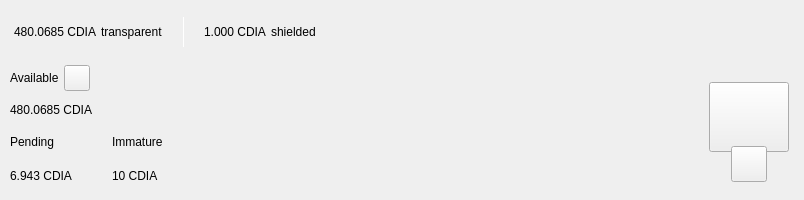
<?xml version="1.0" encoding="UTF-8"?>
<ui version="4.0">
 <class>TopBar</class>
 <widget class="QWidget" name="TopBar">
  <property name="geometry">
   <rect>
    <x>0</x>
    <y>0</y>
    <width>804</width>
    <height>200</height>
   </rect>
  </property>
  <property name="minimumSize">
   <size>
    <width>0</width>
    <height>200</height>
   </size>
  </property>
  <property name="maximumSize">
   <size>
    <width>16777215</width>
    <height>200</height>
   </size>
  </property>
  <property name="windowTitle">
   <string notr="true">N/A</string>
  </property>
  <layout class="QVBoxLayout" name="verticalLayout_10" stretch="0">
   <property name="spacing">
    <number>0</number>
   </property>
   <property name="leftMargin">
    <number>0</number>
   </property>
   <property name="topMargin">
    <number>0</number>
   </property>
   <property name="rightMargin">
    <number>0</number>
   </property>
   <property name="bottomMargin">
    <number>0</number>
   </property>
   <item>
    <widget class="PFBorderImage" name="containerTop">
     <layout class="QVBoxLayout" name="verticalLayout_11">
      <property name="spacing">
       <number>0</number>
      </property>
      <property name="leftMargin">
       <number>0</number>
      </property>
      <property name="topMargin">
       <number>0</number>
      </property>
      <property name="rightMargin">
       <number>0</number>
      </property>
      <property name="bottomMargin">
       <number>0</number>
      </property>
      <item>
       <widget class="QWidget" name="top_container_2" native="true">
        <property name="minimumSize">
         <size>
          <width>0</width>
          <height>65</height>
         </size>
        </property>
        <layout class="QHBoxLayout" name="top_container">
         <property name="spacing">
          <number>0</number>
         </property>
         <property name="leftMargin">
          <number>14</number>
         </property>
         <property name="topMargin">
          <number>0</number>
         </property>
         <property name="rightMargin">
          <number>14</number>
         </property>
         <property name="bottomMargin">
          <number>0</number>
         </property>
         <item alignment="Qt::AlignVCenter">
          <widget class="QWidget" name="widgetTopAmount" native="true">
           <property name="sizePolicy">
            <sizepolicy hsizetype="Preferred" vsizetype="Maximum">
             <horstretch>0</horstretch>
             <verstretch>0</verstretch>
            </sizepolicy>
           </property>
           <layout class="QHBoxLayout" name="horizontalLayout_5">
            <property name="spacing">
             <number>5</number>
            </property>
            <property name="leftMargin">
             <number>0</number>
            </property>
            <property name="topMargin">
             <number>0</number>
            </property>
            <property name="rightMargin">
             <number>0</number>
            </property>
            <property name="bottomMargin">
             <number>0</number>
            </property>
            <item alignment="Qt::AlignTop">
             <widget class="QLabel" name="labelAmountTopPiv">
              <property name="minimumSize">
               <size>
                <width>0</width>
                <height>36</height>
               </size>
              </property>
              <property name="styleSheet">
               <string notr="true">padding:0px;margin:0px;</string>
              </property>
              <property name="text">
               <string notr="true">480.0685 CDIA</string>
              </property>
             </widget>
            </item>
            <item>
             <widget class="QLabel" name="labelTrans">
              <property name="text">
               <string>transparent</string>
              </property>
             </widget>
            </item>
            <item>
             <spacer name="horizontalSpacer_11">
              <property name="orientation">
               <enum>Qt::Horizontal</enum>
              </property>
              <property name="sizeType">
               <enum>QSizePolicy::Fixed</enum>
              </property>
              <property name="sizeHint" stdset="0">
               <size>
                <width>15</width>
                <height>20</height>
               </size>
              </property>
             </spacer>
            </item>
            <item alignment="Qt::AlignVCenter">
             <widget class="QLabel" name="typeSpacerTop">
              <property name="minimumSize">
               <size>
                <width>1</width>
                <height>30</height>
               </size>
              </property>
              <property name="maximumSize">
               <size>
                <width>1</width>
                <height>30</height>
               </size>
              </property>
              <property name="styleSheet">
               <string notr="true">background-color:white;
padding:0px;
border:none;</string>
              </property>
              <property name="text">
               <string/>
              </property>
             </widget>
            </item>
            <item>
             <spacer name="horizontalSpacer_12">
              <property name="orientation">
               <enum>Qt::Horizontal</enum>
              </property>
              <property name="sizeType">
               <enum>QSizePolicy::Fixed</enum>
              </property>
              <property name="sizeHint" stdset="0">
               <size>
                <width>15</width>
                <height>20</height>
               </size>
              </property>
             </spacer>
            </item>
            <item alignment="Qt::AlignTop">
             <widget class="QLabel" name="labelAmountTopShieldedPiv">
              <property name="minimumSize">
               <size>
                <width>0</width>
                <height>36</height>
               </size>
              </property>
              <property name="text">
               <string notr="true">1.000 CDIA</string>
              </property>
             </widget>
            </item>
            <item>
             <widget class="QLabel" name="labelShield">
              <property name="text">
               <string>shielded</string>
              </property>
             </widget>
            </item>
           </layout>
          </widget>
         </item>
         <item>
          <spacer name="horizontalSpacer">
           <property name="orientation">
            <enum>Qt::Horizontal</enum>
           </property>
           <property name="sizeHint" stdset="0">
            <size>
             <width>40</width>
             <height>20</height>
            </size>
           </property>
          </spacer>
         </item>
         <item>
          <layout class="QHBoxLayout" name="horizontalLayout_4">
           <property name="spacing">
            <number>12</number>
           </property>
           <property name="rightMargin">
            <number>0</number>
           </property>
           <item alignment="Qt::AlignRight">
            <widget class="QWidget" name="layoutSync" native="true">
             <property name="minimumSize">
              <size>
               <width>0</width>
               <height>36</height>
              </size>
             </property>
             <property name="maximumSize">
              <size>
               <width>16777215</width>
               <height>36</height>
              </size>
             </property>
             <layout class="QVBoxLayout" name="verticalLayout_9">
              <property name="leftMargin">
               <number>0</number>
              </property>
              <property name="topMargin">
               <number>0</number>
              </property>
              <property name="rightMargin">
               <number>0</number>
              </property>
              <property name="bottomMargin">
               <number>0</number>
              </property>
              <item>
               <widget class="ExpandableButton" name="pushButtonSync" native="true">
                <property name="minimumSize">
                 <size>
                  <width>36</width>
                  <height>36</height>
                 </size>
                </property>
                <property name="maximumSize">
                 <size>
                  <width>16777215</width>
                  <height>36</height>
                 </size>
                </property>
               </widget>
              </item>
             </layout>
            </widget>
           </item>
           <item>
            <widget class="ExpandableButton" name="pushButtonHDUpgrade" native="true">
             <property name="minimumSize">
              <size>
               <width>36</width>
               <height>36</height>
              </size>
             </property>
            </widget>
           </item>
           <item>
            <widget class="ExpandableButton" name="pushButtonStack" native="true">
             <property name="minimumSize">
              <size>
               <width>36</width>
               <height>36</height>
              </size>
             </property>
            </widget>
           </item>
           <item>
            <widget class="ExpandableButton" name="pushButtonColdStaking" native="true">
             <property name="minimumSize">
              <size>
               <width>36</width>
               <height>36</height>
              </size>
             </property>
            </widget>
           </item>
           <item>
            <widget class="ExpandableButton" name="pushButtonConnection" native="true">
             <property name="minimumSize">
              <size>
               <width>36</width>
               <height>36</height>
              </size>
             </property>
            </widget>
           </item>
           <item>
            <widget class="ExpandableButton" name="pushButtonTor" native="true">
             <property name="minimumSize">
              <size>
               <width>36</width>
               <height>36</height>
              </size>
             </property>
            </widget>
           </item>
           <item>
            <widget class="ExpandableButton" name="pushButtonLock" native="true">
             <property name="sizePolicy">
              <sizepolicy hsizetype="Expanding" vsizetype="Expanding">
               <horstretch>0</horstretch>
               <verstretch>0</verstretch>
              </sizepolicy>
             </property>
             <property name="minimumSize">
              <size>
               <width>36</width>
               <height>0</height>
              </size>
             </property>
            </widget>
           </item>
           <item>
            <widget class="ExpandableButton" name="pushButtonTheme" native="true">
             <property name="minimumSize">
              <size>
               <width>36</width>
               <height>36</height>
              </size>
             </property>
             <property name="maximumSize">
              <size>
               <width>16777215</width>
               <height>36</height>
              </size>
             </property>
            </widget>
           </item>
           <item>
            <widget class="ExpandableButton" name="pushButtonFAQ" native="true">
             <property name="minimumSize">
              <size>
               <width>36</width>
               <height>36</height>
              </size>
             </property>
            </widget>
           </item>
          </layout>
         </item>
        </layout>
       </widget>
      </item>
      <item>
       <widget class="QWidget" name="bottom_container" native="true">
        <property name="minimumSize">
         <size>
          <width>0</width>
          <height>135</height>
         </size>
        </property>
        <layout class="QHBoxLayout" name="botton_container">
         <property name="leftMargin">
          <number>10</number>
         </property>
         <property name="topMargin">
          <number>0</number>
         </property>
         <property name="rightMargin">
          <number>10</number>
         </property>
         <property name="bottomMargin">
          <number>10</number>
         </property>
         <item>
          <layout class="QVBoxLayout" name="verticalLayout_7">
           <property name="spacing">
            <number>0</number>
           </property>
           <property name="leftMargin">
            <number>0</number>
           </property>
           <property name="rightMargin">
            <number>30</number>
           </property>
           <item>
            <layout class="QVBoxLayout" name="verticalLayout_2">
             <item>
              <layout class="QHBoxLayout" name="horizontalLayoutContainerAvailable">
               <property name="spacing">
                <number>5</number>
               </property>
               <item>
                <widget class="QLabel" name="labelTitle1">
                 <property name="text">
                  <string>Available</string>
                 </property>
                </widget>
               </item>
               <item>
                <widget class="QPushButton" name="pushButtonBalanceInfo">
                 <property name="minimumSize">
                  <size>
                   <width>26</width>
                   <height>26</height>
                  </size>
                 </property>
                 <property name="maximumSize">
                  <size>
                   <width>26</width>
                   <height>26</height>
                  </size>
                 </property>
                 <property name="mouseTracking">
                  <bool>true</bool>
                 </property>
                 <property name="focusPolicy">
                  <enum>Qt::NoFocus</enum>
                 </property>
                 <property name="text">
                  <string notr="true"/>
                 </property>
                 <property name="iconSize">
                  <size>
                   <width>24</width>
                   <height>24</height>
                  </size>
                 </property>
                 <property name="shortcut">
                  <string notr="true"/>
                 </property>
                </widget>
               </item>
               <item>
                <spacer name="horizontalSpacer_4">
                 <property name="orientation">
                  <enum>Qt::Horizontal</enum>
                 </property>
                 <property name="sizeType">
                  <enum>QSizePolicy::MinimumExpanding</enum>
                 </property>
                 <property name="sizeHint" stdset="0">
                  <size>
                   <width>20</width>
                   <height>20</height>
                  </size>
                 </property>
                </spacer>
               </item>
              </layout>
             </item>
             <item>
              <widget class="QLabel" name="labelAmountPiv">
               <property name="text">
                <string notr="true">480.0685 CDIA</string>
               </property>
              </widget>
             </item>
            </layout>
           </item>
           <item>
            <widget class="QWidget" name="container_imm_pend" native="true">
             <layout class="QHBoxLayout" name="horizontalLayout_2">
              <property name="spacing">
               <number>0</number>
              </property>
              <property name="leftMargin">
               <number>0</number>
              </property>
              <property name="topMargin">
               <number>0</number>
              </property>
              <property name="rightMargin">
               <number>0</number>
              </property>
              <property name="bottomMargin">
               <number>0</number>
              </property>
              <item alignment="Qt::AlignLeft">
               <widget class="QWidget" name="container_pending" native="true">
                <property name="sizePolicy">
                 <sizepolicy hsizetype="Minimum" vsizetype="Preferred">
                  <horstretch>0</horstretch>
                  <verstretch>0</verstretch>
                 </sizepolicy>
                </property>
                <layout class="QVBoxLayout" name="verticalLayout_3">
                 <property name="leftMargin">
                  <number>0</number>
                 </property>
                 <property name="topMargin">
                  <number>0</number>
                 </property>
                 <property name="rightMargin">
                  <number>0</number>
                 </property>
                 <property name="bottomMargin">
                  <number>0</number>
                 </property>
                 <item>
                  <widget class="QLabel" name="labelTitle3">
                   <property name="text">
                    <string>Pending</string>
                   </property>
                  </widget>
                 </item>
                 <item>
                  <widget class="QLabel" name="labelPendingPiv">
                   <property name="text">
                    <string notr="true">6.943 CDIA</string>
                   </property>
                  </widget>
                 </item>
                </layout>
               </widget>
              </item>
              <item>
               <spacer name="horizontalSpacer_3">
                <property name="orientation">
                 <enum>Qt::Horizontal</enum>
                </property>
                <property name="sizeType">
                 <enum>QSizePolicy::Fixed</enum>
                </property>
                <property name="sizeHint" stdset="0">
                 <size>
                  <width>40</width>
                  <height>20</height>
                 </size>
                </property>
               </spacer>
              </item>
              <item alignment="Qt::AlignLeft">
               <widget class="QWidget" name="container_immature" native="true">
                <property name="sizePolicy">
                 <sizepolicy hsizetype="Minimum" vsizetype="Preferred">
                  <horstretch>0</horstretch>
                  <verstretch>0</verstretch>
                 </sizepolicy>
                </property>
                <layout class="QVBoxLayout" name="verticalLayout_4">
                 <property name="leftMargin">
                  <number>0</number>
                 </property>
                 <property name="topMargin">
                  <number>0</number>
                 </property>
                 <property name="rightMargin">
                  <number>0</number>
                 </property>
                 <property name="bottomMargin">
                  <number>0</number>
                 </property>
                 <item>
                  <widget class="QLabel" name="labelTitle4">
                   <property name="text">
                    <string>Immature</string>
                   </property>
                  </widget>
                 </item>
                 <item>
                  <widget class="QLabel" name="labelImmaturePiv">
                   <property name="text">
                    <string notr="true">10 CDIA</string>
                   </property>
                  </widget>
                 </item>
                </layout>
               </widget>
              </item>
              <item>
               <spacer name="horizontalSpacer_5">
                <property name="orientation">
                 <enum>Qt::Horizontal</enum>
                </property>
                <property name="sizeHint" stdset="0">
                 <size>
                  <width>40</width>
                  <height>20</height>
                 </size>
                </property>
               </spacer>
              </item>
             </layout>
            </widget>
           </item>
          </layout>
         </item>
         <item>
          <spacer name="horizontalSpacer_2">
           <property name="orientation">
            <enum>Qt::Horizontal</enum>
           </property>
           <property name="sizeHint" stdset="0">
            <size>
             <width>40</width>
             <height>20</height>
            </size>
           </property>
          </spacer>
         </item>
         <item alignment="Qt::AlignHCenter|Qt::AlignVCenter">
          <widget class="QWidget" name="qrContainer" native="true">
           <property name="sizePolicy">
            <sizepolicy hsizetype="Preferred" vsizetype="Minimum">
             <horstretch>0</horstretch>
             <verstretch>0</verstretch>
            </sizepolicy>
           </property>
           <property name="minimumSize">
            <size>
             <width>90</width>
             <height>110</height>
            </size>
           </property>
           <property name="maximumSize">
            <size>
             <width>90</width>
             <height>110</height>
            </size>
           </property>
           <layout class="QVBoxLayout" name="containerQR">
            <property name="spacing">
             <number>0</number>
            </property>
            <property name="leftMargin">
             <number>5</number>
            </property>
            <property name="topMargin">
             <number>10</number>
            </property>
            <property name="rightMargin">
             <number>5</number>
            </property>
            <property name="bottomMargin">
             <number>0</number>
            </property>
            <item>
             <widget class="QPushButton" name="btnQr">
              <property name="minimumSize">
               <size>
                <width>70</width>
                <height>70</height>
               </size>
              </property>
              <property name="maximumSize">
               <size>
                <width>16777215</width>
                <height>70</height>
               </size>
              </property>
              <property name="focusPolicy">
               <enum>Qt::NoFocus</enum>
              </property>
              <property name="text">
               <string/>
              </property>
              <property name="iconSize">
               <size>
                <width>70</width>
                <height>70</height>
               </size>
              </property>
             </widget>
            </item>
            <item>
             <spacer name="verticalSpacer">
              <property name="orientation">
               <enum>Qt::Vertical</enum>
              </property>
              <property name="sizeType">
               <enum>QSizePolicy::Fixed</enum>
              </property>
              <property name="sizeHint" stdset="0">
               <size>
                <width>20</width>
                <height>20</height>
               </size>
              </property>
             </spacer>
            </item>
            <item alignment="Qt::AlignHCenter|Qt::AlignBottom">
             <widget class="QPushButton" name="pushButtonQR">
              <property name="minimumSize">
               <size>
                <width>36</width>
                <height>36</height>
               </size>
              </property>
              <property name="maximumSize">
               <size>
                <width>36</width>
                <height>36</height>
               </size>
              </property>
              <property name="focusPolicy">
               <enum>Qt::NoFocus</enum>
              </property>
              <property name="text">
               <string/>
              </property>
             </widget>
            </item>
           </layout>
          </widget>
         </item>
        </layout>
       </widget>
      </item>
     </layout>
    </widget>
   </item>
  </layout>
 </widget>
 <customwidgets>
  <customwidget>
   <class>ExpandableButton</class>
   <extends>QWidget</extends>
   <header>qt/expandablebutton.h</header>
   <container>1</container>
  </customwidget>
  <customwidget>
   <class>PFBorderImage</class>
   <extends>QFrame</extends>
   <header>qt/pfborderimage.h</header>
   <container>1</container>
  </customwidget>
 </customwidgets>
 <resources/>
 <connections/>
</ui>
